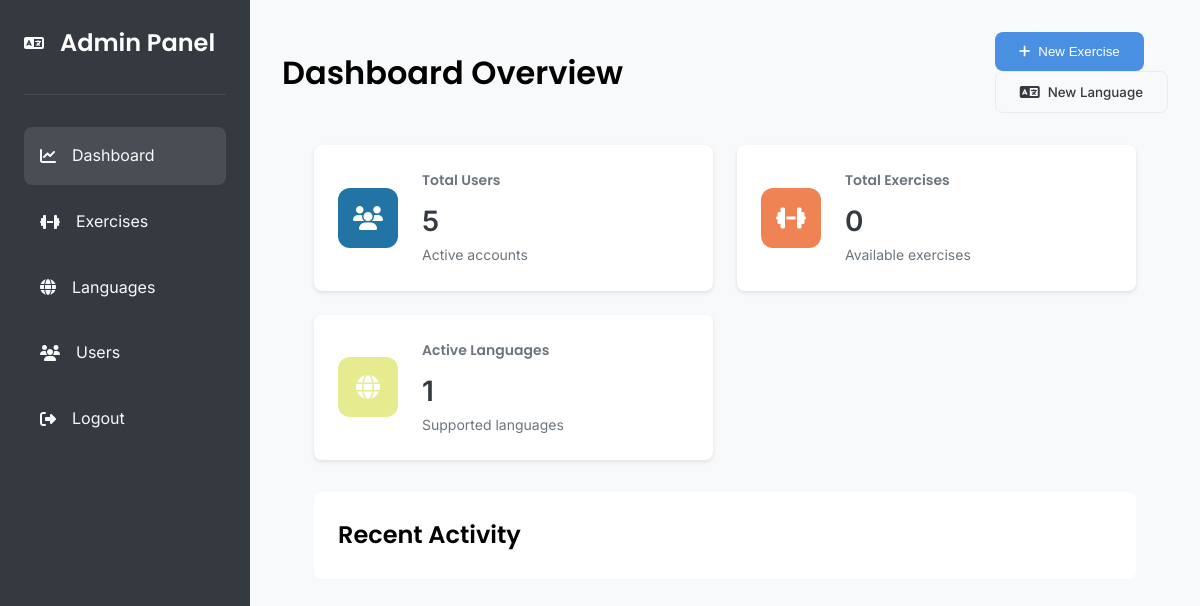
The page /view/admin/dashboard.php (signed in) on the database as committed earlier.
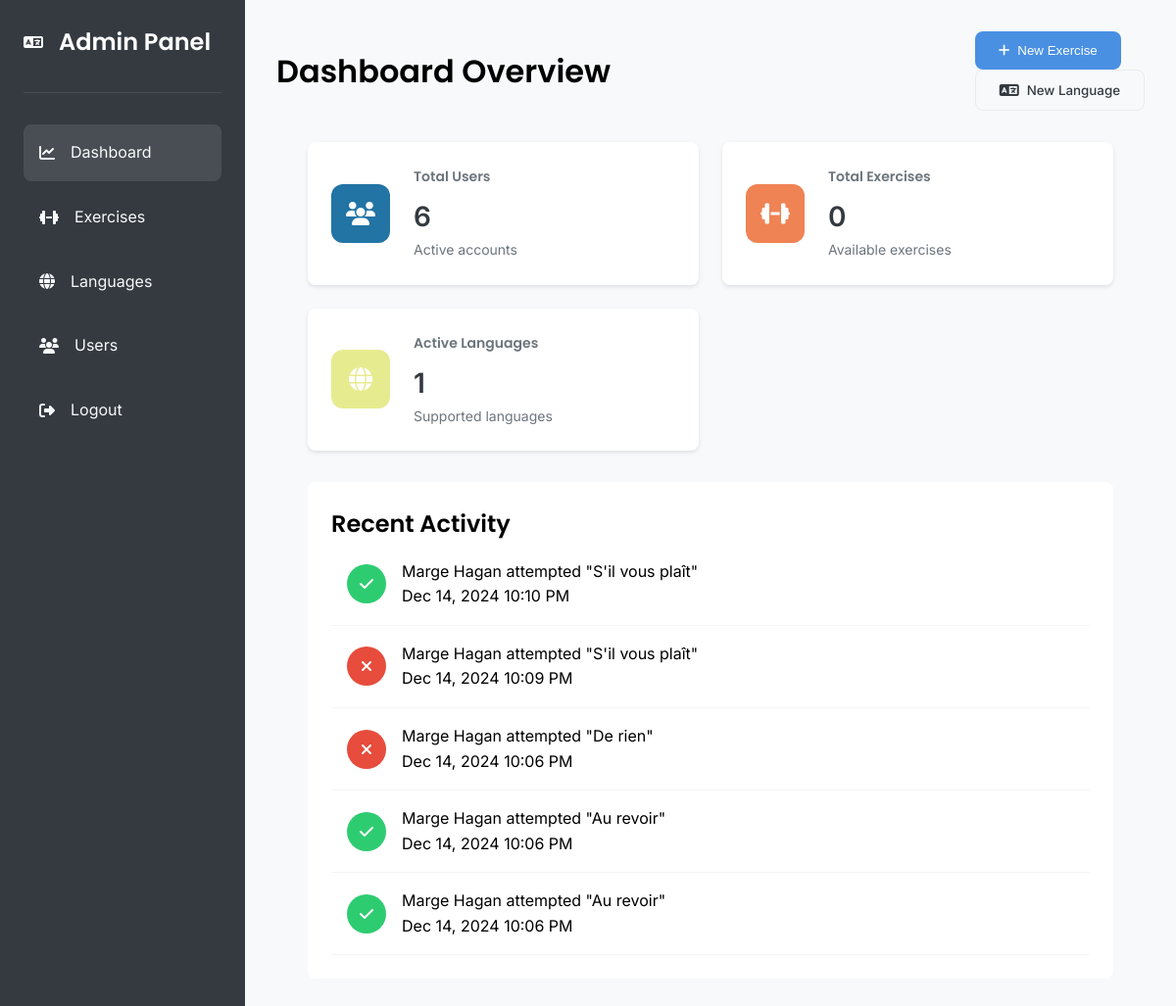
The same page on the database as committed later.
### tables this page shows
CREATE TABLE `word_attempts` (
  `attemptId` int(11) NOT NULL,
  `userId` int(11) NOT NULL,
  `wordId` int(11) NOT NULL,
  `isCorrect` tinyint(1) NOT NULL,
  `attemptDate` timestamp NOT NULL DEFAULT current_timestamp()
);

CREATE TABLE `users` (
  `id` int(11) NOT NULL,
  `firstName` varchar(50) NOT NULL,
  `lastName` varchar(50) NOT NULL,
  `email` varchar(80) NOT NULL,
  `password` varchar(255) NOT NULL,
  `role` enum('admin','teacher','student') NOT NULL DEFAULT 'student',
  `joinDate` timestamp NOT NULL DEFAULT current_timestamp(),
  `is_admin` tinyint(1) DEFAULT 0
);

CREATE TABLE `words` (
  `wordId` int(11) NOT NULL,
  `languageId` int(11) NOT NULL,
  `original_text` varchar(255) NOT NULL,
  `categoryId` int(11) NOT NULL,
  `word` varchar(100) NOT NULL,
  `translation` varchar(100) NOT NULL,
  `pronunciation` varchar(100) DEFAULT NULL,
  `category` varchar(50) DEFAULT NULL,
  `difficulty` enum('easy','medium','hard') NOT NULL DEFAULT 'medium',
  `createdAt` timestamp NOT NULL DEFAULT current_timestamp(),
  `context_type` enum('noun','verb','adjective','phrase','other') NOT NULL DEFAULT 'other'
);

### view/admin/dashboard.php (the view, shortened to what this page needs)
<?php
require_once '../../config/db_connect.php';
$stats = [
    'total_users' => $pdo->query("SELECT COUNT(*) FROM users")->fetchColumn(),
    'total_exercises' => $pdo->query("SELECT COUNT(*) FROM exercise_templates")->fetchColumn(),
    'active_languages' => $pdo->query("SELECT COUNT(*) FROM languages WHERE active = 1")->fetchColumn()
];
$recentActivity = $pdo->query("
    SELECT u.firstName, u.lastName, w.word, wa.attemptDate, wa.isCorrect
    FROM word_attempts wa
    JOIN users u ON wa.userId = u.id
    JOIN words w ON wa.wordId = w.wordId
    ORDER BY wa.attemptDate DESC LIMIT 5
")->fetchAll();
?>
<!DOCTYPE html>
<html lang="en">
<head>
    <link rel="stylesheet" href="https://cdnjs.cloudflare.com/ajax/libs/font-awesome/6.5.1/css/all.min.css">
    <link rel="stylesheet" href="../../assets/css/styles.css">
    <link rel="stylesheet" href="../../assets/css/admin/dashboard.css">
</head>
<body>
    <div class="admin-container">
        <aside class="sidebar">
            <div class="sidebar-header">
                <i class="fas fa-language"></i>
                <h2>Admin Panel</h2>
            </div>
            <nav class="sidebar-nav">
                <a href="dashboard.php" class="active">
                    <i class="fas fa-chart-line"></i>
                    <span>Dashboard</span>
                </a>
                <a href="exercises.php">
                    <i class="fas fa-dumbbell"></i>
                    <span>Exercises</span>
                </a>
                <a href="languages.php">
                    <i class="fas fa-globe"></i>
                    <span>Languages</span>
                </a>
                <a href="users.php">
                    <i class="fas fa-users"></i>
                    <span>Users</span>
                </a>
                <a href="../../actions/admin/logout.php" class="logout">
                    <i class="fas fa-sign-out-alt"></i>
                    <span>Logout</span>
                </a>
            </nav>
        </aside>
        <main class="main-content">
            <header class="content-header">
                <h1>Dashboard Overview</h1>
                <div class="header-actions">
                    <button class="btn-primary" onclick="window.location.href='exercises.php'">
                        <i class="fas fa-plus"></i> New Exercise
                    </button>
                    <button class="btn btn-secondary" onclick="window.location.href='languages.php'">
                        <i class="fas fa-language"></i> New Language
                    </button>
                </div>
            </header>
            <div class="stats-grid">
                <div class="stat-card">
                    <div class="stat-icon users">
                        <i class="fas fa-users"></i>
                    </div>
                    <div class="stat-info">
                        <h3>Total Users</h3>
                        <p class="stat-value"><?php echo $stats['total_users']; ?></p>
                        <p class="stat-label">Active accounts</p>
                    </div>
                </div>
                <div class="stat-card">
                    <div class="stat-icon exercises">
                        <i class="fas fa-dumbbell"></i>
                    </div>
                    <div class="stat-info">
                        <h3>Total Exercises</h3>
                        <p class="stat-value"><?php echo $stats['total_exercises']; ?></p>
                        <p class="stat-label">Available exercises</p>
                    </div>
                </div>
                <div class="stat-card">
                    <div class="stat-icon languages">
                        <i class="fas fa-globe"></i>
                    </div>
                    <div class="stat-info">
                        <h3>Active Languages</h3>
                        <p class="stat-value"><?php echo $stats['active_languages']; ?></p>
                        <p class="stat-label">Supported languages</p>
                    </div>
                </div>
            </div>
            <section class="recent-activity">
                <h2>Recent Activity</h2>
                <div class="activity-list">
                    <?php foreach ($recentActivity as $activity): ?>
                        <div class="activity-item">
                            <div class="activity-status <?php echo $activity['isCorrect'] ? 'success' : 'error'; ?>">
                                <i class="fas fa-<?php echo $activity['isCorrect'] ? 'check' : 'times'; ?>"></i>
                            </div>
                            <div class="activity-details">
                                <p class="activity-text">
                                    <?php echo htmlspecialchars($activity['firstName'] . ' ' . $activity['lastName']); ?>
                                    attempted "<?php echo htmlspecialchars($activity['word']); ?>"
                                </p>
                                <span class="activity-time">
                                    <?php echo date('M j, Y g:i A', strtotime($activity['attemptDate'])); ?>
                                </span>
                            </div>
                        </div>
                    <?php endforeach; ?>
                </div>
            </section>
        </main>
    </div>
</body>
</html>

### assets/css/styles.css (style rules this page uses)
:root { --ucla-blue: #2274A5; --mindaro: #E7EB90; --coral: #EF8354; --white: #FFFFFF; --black: #000000; --gray-light: #F5F5F5; --gray: #666666; --font-heading: 'Poppins', sans-serif; --font-body: 'Inter', sans-serif; }
* { margin: 0; padding: 0; box-sizing: border-box; }
body { font-family: var(--font-body); line-height: 1.6; color: var(--black); }
h1, h2, h3, h4, h5, h6 { font-family: var(--font-heading); font-weight: 600; }
.btn { padding: 12px 24px; border: none; border-radius: 8px; cursor: pointer; font-weight: 500; font-family: var(--font-body); transition: all 0.3s ease; display: inline-flex; align-items: center; gap: 8px; }
.btn i { font-size: 1.2em; }
.btn-primary { background-color: var(--ucla-blue); color: var(--white); }
.btn-secondary { background-color: var(--mindaro); color: var(--ucla-blue); }

### assets/css/admin/dashboard.css (style rules this page uses)
:root { --primary: #4A90E2; --secondary: #6C757D; --success: #2ECC71; --warning: #F1C40F; --danger: #E74C3C; --light: #F8F9FA; --dark: #343A40; --white: #FFFFFF; --border: #E9ECEF; --shadow: 0 2px 4px rgba(0,0,0,0.1); }
.admin-container { display: grid; grid-template-columns: 250px 1fr; min-height: 100vh; }
.sidebar { background: var(--dark); color: var(--white); padding: 1.5rem; }
.sidebar-header { display: flex; align-items: center; gap: 1rem; padding-bottom: 2rem; border-bottom: 1px solid rgba(255,255,255,0.1); }
.sidebar-nav { margin-top: 2rem; display: flex; flex-direction: column; gap: 0.5rem; }
.sidebar-nav a { display: flex; align-items: center; gap: 1rem; padding: 1rem; color: var(--light); text-decoration: none; border-radius: 8px; transition: all 0.3s ease; }
.sidebar-nav a:hover, .sidebar-nav a.active { background: rgba(255,255,255,0.1); }
.main-content { padding: 2rem; background: var(--light); }
.content-header { display: flex; justify-content: space-between; align-items: center; margin-bottom: 2rem; }
.stats-grid { display: grid; grid-template-columns: repeat(auto-fit, minmax(300px, 1fr)); gap: 1.5rem; margin: 2rem; }
.stat-card { background: var(--white); padding: 1.5rem; border-radius: 8px; box-shadow: 0 2px 4px rgba(0,0,0,0.1); display: flex; align-items: center; gap: 1.5rem; }
.stat-icon { width: 60px; height: 60px; border-radius: 12px; display: flex; align-items: center; justify-content: center; font-size: 1.5rem; color: var(--white); }
.stat-icon.users { background: var(--ucla-blue); }
.stat-icon.exercises { background: var(--coral); }
.stat-icon.languages { background: var(--mindaro); }
.stat-info h3 { color: var(--secondary); font-size: 0.875rem; margin-bottom: 0.5rem; }
.stat-value { font-size: 1.75rem; font-weight: 600; color: var(--dark); margin: 0; }
.stat-label { color: var(--secondary); font-size: 0.875rem; margin: 0; }
.recent-activity { background: var(--white); border-radius: 8px; padding: 1.5rem; margin: 2rem; }
.activity-item { display: flex; align-items: center; gap: 1rem; padding: 1rem; border-bottom: 1px solid var(--gray-light); }
.activity-status { width: 40px; height: 40px; border-radius: 50%; display: flex; align-items: center; justify-content: center; color: var(--white); }
.activity-status.success { background: var(--success); }
.activity-status.error { background: var(--danger); }
.btn-primary, .btn-secondary { padding: 0.75rem 1.5rem; border-radius: 8px; border: none; font-weight: 500; display: flex; align-items: center; gap: 0.5rem; cursor: pointer; transition: all 0.3s ease; }
.btn-primary { background: var(--primary); color: var(--white); }
.btn-secondary { background: var(--light); color: var(--dark); border: 1px solid var(--border); }

Rows that differ between the two databases and show on the page:
added word_attempts: isCorrect 1 (drawn), userId.lastName "Marge Hagan", wordId.word "S'il vous plaît", attemptDate "Dec 14, 2024 10:10 PM"
added word_attempts: isCorrect 0 (drawn), userId.lastName "Marge Hagan", wordId.word "S'il vous plaît", attemptDate "Dec 14, 2024 10:09 PM"
added word_attempts: isCorrect 0 (drawn), userId.lastName "Marge Hagan", wordId.word "De rien", attemptDate "Dec 14, 2024 10:06 PM"
added word_attempts: isCorrect 1 (drawn), userId.lastName "Marge Hagan", wordId.word "Au revoir", attemptDate "Dec 14, 2024 10:06 PM"
added word_attempts: isCorrect 1 (drawn), userId.lastName "Marge Hagan", wordId.word "Au revoir", attemptDate "Dec 14, 2024 10:06 PM"
Other text that changed with them:
$stats['total_users']: "5" → "6"
